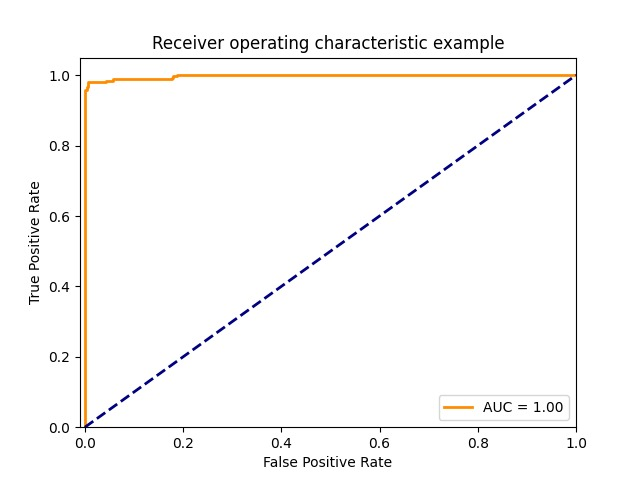
#> input picture ROC.jpeg, 640 x 480 px
$ python -i ROC_weusedlsb.py   (imports and definitions only)
#> lines starting #> are read from the running program, lines starting #| are printed output that depends on the picture
import numpy as np
import random
from sklearn.metrics import roc_curve, auc
from detection_weusedlsb import *

# [1 line not run here, left out]
# [21 lines left out: functions awgn, blur, sharpening, not called in this run]

def median(img, kernel_size):
  from scipy.signal import medfilt
  attacked = medfilt(img, kernel_size)
  return attacked

# [17 lines left out: functions resizing, jpeg_compression, not called in this run]

def random_attack(img):
  i = random.randint(1,6)
  attacked = img
  if i==1:
    attacked = awgn(img, 5.0, 123)
  elif i==2:
    #attacked = blur(img, [3, 2])
    attacked = blur(img, [1, 1])
  elif i==3:
    attacked = sharpening(img, 1, 1)
  elif i==4:
    attacked = median(img, [3, 5])
  elif i==5:
    attacked = resizing(img, 0.5)
  elif i==6:
    attacked = jpeg_compression(img, 75)
  return attacked

# [21 lines left out: functions wpsnr, similarity, not called in this run]

mark_size = 1024

# [1 line not run here, left out]
# [1 line that did not run here, left out]
# [1 line that did not run here, left out]

# [1 line not run here, left out]
scores = []
labels = []
ext = 'bmp'
files = ['%04d.%s' % (i, ext) for i in range(100)]

# [30 lines not run here, left out]

#compute ROC
# [1 line that did not run here, left out]
#compute AUC
# [1 line that did not run here, left out]
# [1 line that did not run here, left out]
# [1 line that did not run here, left out]
# [1 line that did not run here, left out]

ind = 0
# [5 lines not run here, left out]
lw = 2

# [10 lines not run here, left out]

>>> import cv2
>>> picture = cv2.imread('ROC.jpeg', cv2.IMREAD_GRAYSCALE)
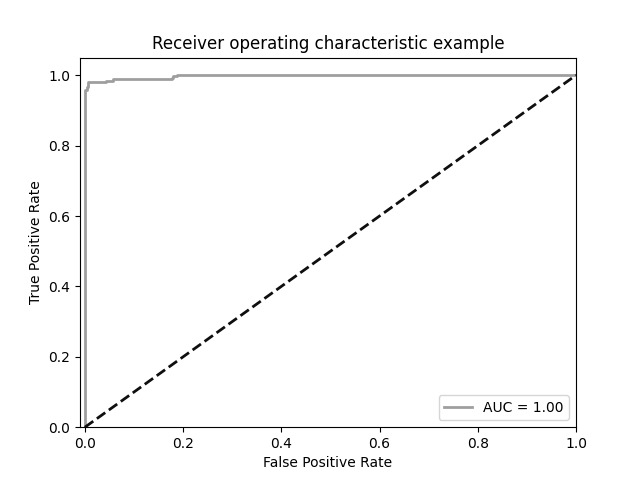
#> picture: shape (480, 640); min 0, max 255, mean 249.1
>>> result = random_attack(picture)
#> in median, `attacked = medfilt(img, kernel_size)`:
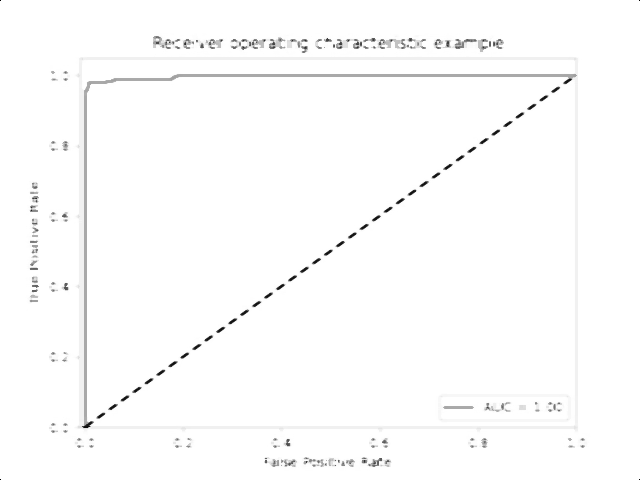
#> attacked: shape (480, 640); min 0, max 255, mean 252.1
